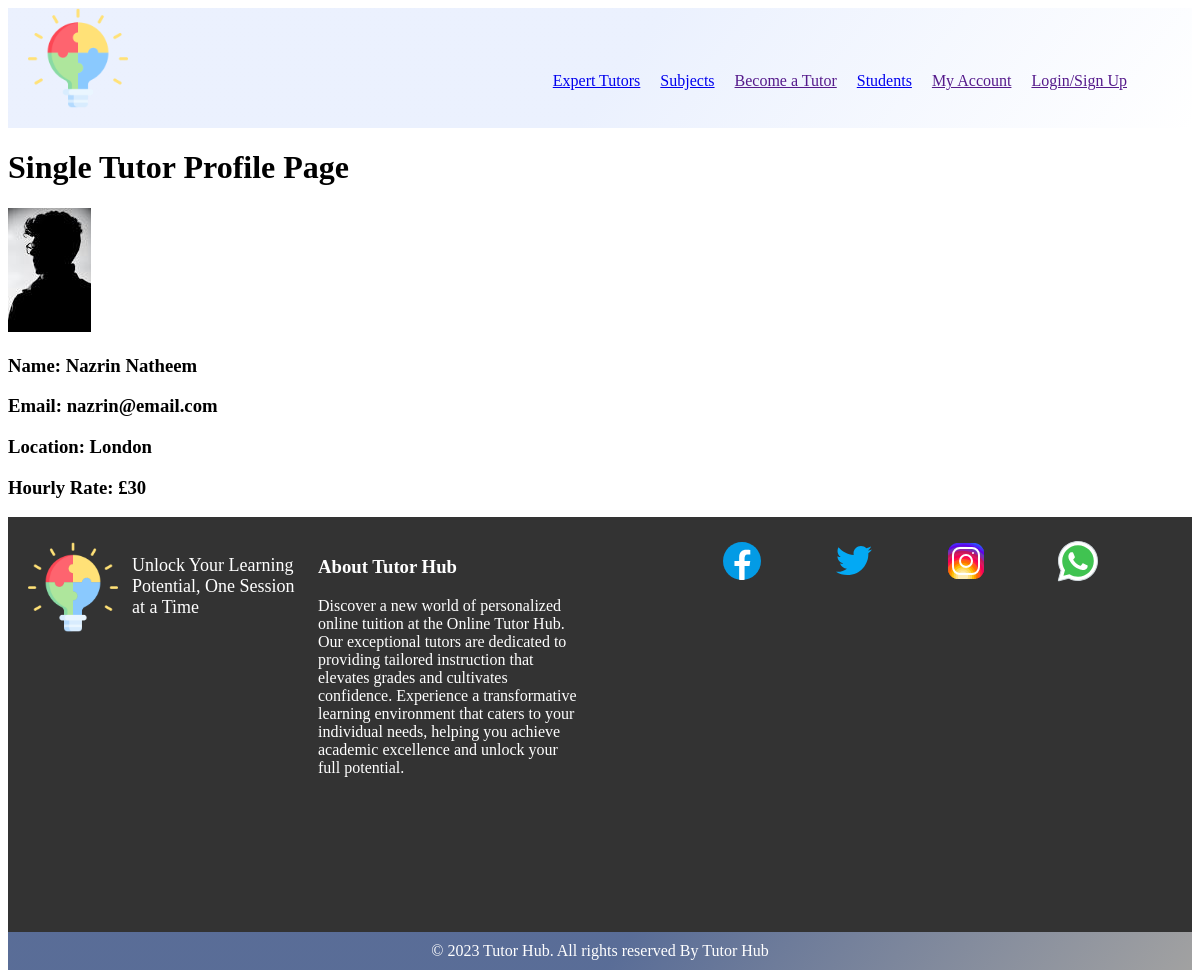
The page /tutor/4141cc1d-3418-45d3-a2b3-c0b39237381e on the database its author committed.
### userprofile/models.py (models this page shows, shortened)
class TutorProfile(models.Model):
    user = models.OneToOneField(settings.AUTH_USER_MODEL, on_delete=models.CASCADE,
                                     null=True, blank=True)
    email = models.EmailField(max_length=500, blank=True, null=True)
    username = models.CharField(max_length=100, blank=True, null=True)
    name = models.CharField(max_length=200, blank=True, null=True)
    first_name = models.CharField(max_length=300, blank=True, null=True)
    last_name = models.CharField(max_length=300, blank=True, null=True)
    location = models.CharField(max_length=500, blank=True, null=True)
    short_intro = models.CharField(max_length=200, blank=True, null=True)
    bio = models.TextField(blank=True, null=True)
    teaching_level = models.ManyToManyField('TeachingLevel', blank=False)
    hourly_rate = models.CharField(max_length=20, blank=True, null=True)
    teaching_subjects = models.ManyToManyField('Subject',blank=True)
    profile_image = models.ImageField(null=True, blank=True, upload_to='tutor-profile-img/',
                                      default="defaultprofileimg/default.png")
    created = models.DateTimeField(auto_now_add=True)
    id = models.UUIDField(default=uuid.uuid4,
                          unique=True, primary_key=True, editable=False)

### userprofile/views.py (the view)
# urls.py: path('tutor/<str:pk>', views.tutorProfile, name="tutor"),
def tutorProfile(request,pk):
    tutorObj = TutorProfile.objects.get(id=pk)
    context = {'tutorObj': tutorObj}
    return render(request, 'userprofile/single-tutor.html', context)

### userprofile/templates/userprofile/single-tutor.html
{% extends 'main.html' %}
{% block content %}
<h1>Single Tutor Profile Page</h1>
<img src="{{tutorObj.profile_image.url}}"/>
<h3>Name: {{tutorObj.first_name}} {{tutorObj.last_name}}</h3>
<h3>Email: {{tutorObj.email}}</h3>
<h3>Location: {{tutorObj.location}}</h3>
<h3>Hourly Rate: {{tutorObj.hourly_rate}}</h3>
{% endblock content %}

### rows shown on the page
TutorProfile: profile_image (picture), first_name "Nazrin", last_name "Natheem", email "nazrin@email.com", location "London", hourly_rate "£30"
